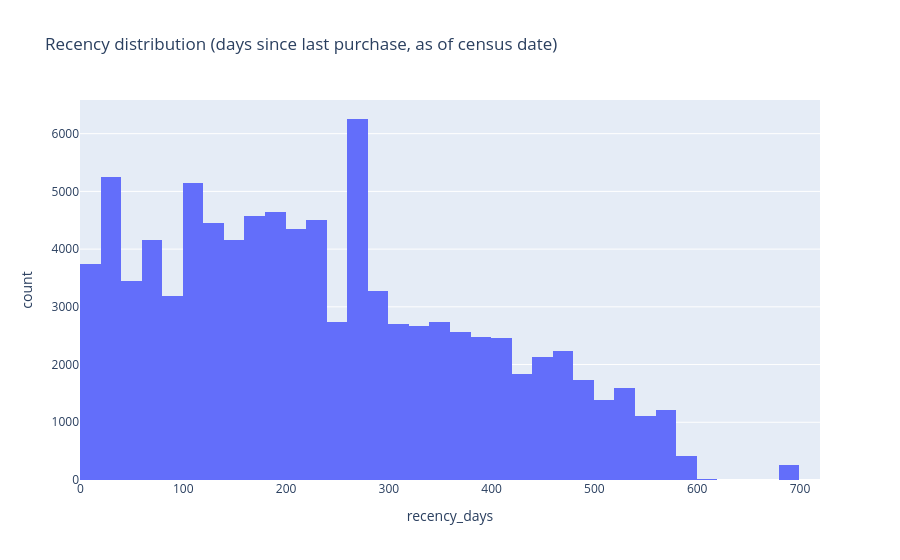

The notebook cell this image was saved under:
### Markdown cell above
**Frequency is degenerate.** 97.0% of customers have exactly one delivered order. A quintile-based Frequency score would put roughly 97% of customers in the same bin — it wouldn't differentiate anyone, and any remaining "spread" would just be noise from the tiny 3% tail. This alone is enough to disqualify a standard 5x5x5 RFM scheme.

### Code cell
fig = px.histogram(customer_summary, x="recency_days", nbins=60,
                    title="Recency distribution (days since last purchase, as of census date)")
fig.show()
print(f"Recency: median {report['recency_median_days']:.0f} days, std {report['recency_std_days']:.0f} days")

### Figure 1 — Plotly figure (JSON) as saved in the notebook; plotly's stock layout.template omitted (floating-point values rounded to 4 significant figures; data arrays with more than 128 entries replaced by an {"elided": "..."} marker saying what was removed)
{"data": [{"bingroup": "x", "hovertemplate": "recency_days=%{x}<br>count=%{y}<extra></extra>", "legendgroup": "", "marker": {"color": "#636efa", "pattern": {"shape": ""}}, "name": "", "nbinsx": 60, "orientation": "v", "showlegend": false, "type": "histogram", "x": {"elided": "93358 int values"}, "xaxis": "x", "yaxis": "y"}], "layout": {"barmode": "relative", "legend": {"tracegroupgap": 0}, "title": {"text": "Recency distribution (days since last purchase, as of census date)"}, "xaxis": {"anchor": "y", "domain": [0.0, 1.0], "title": {"text": "recency_days"}}, "yaxis": {"anchor": "x", "domain": [0.0, 1.0], "title": {"text": "count"}}}}
